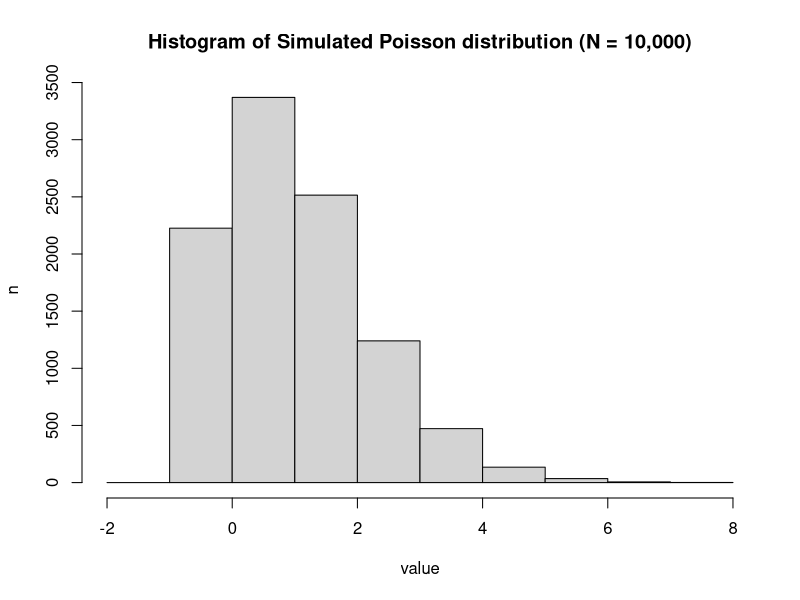
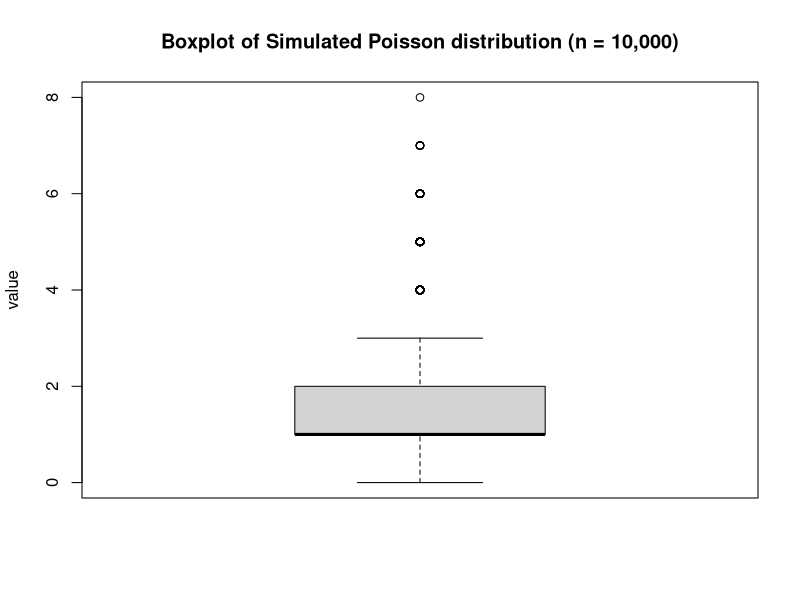
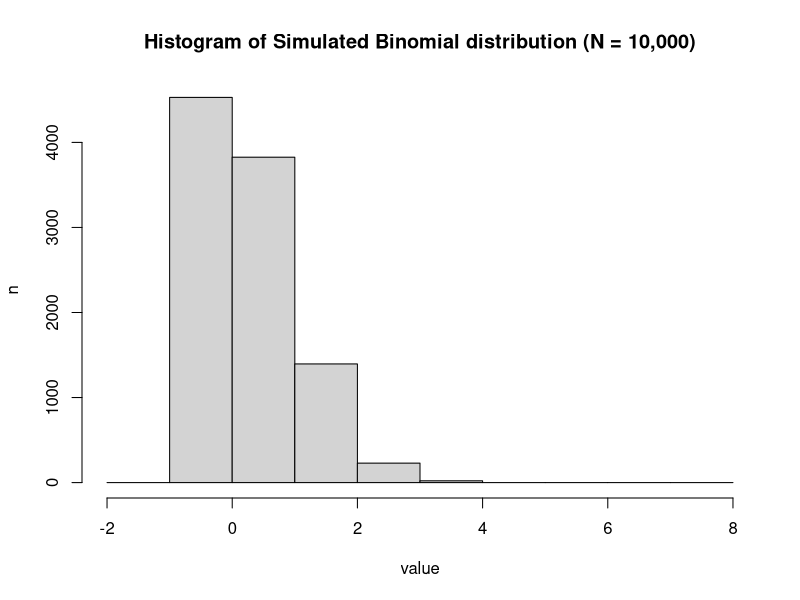
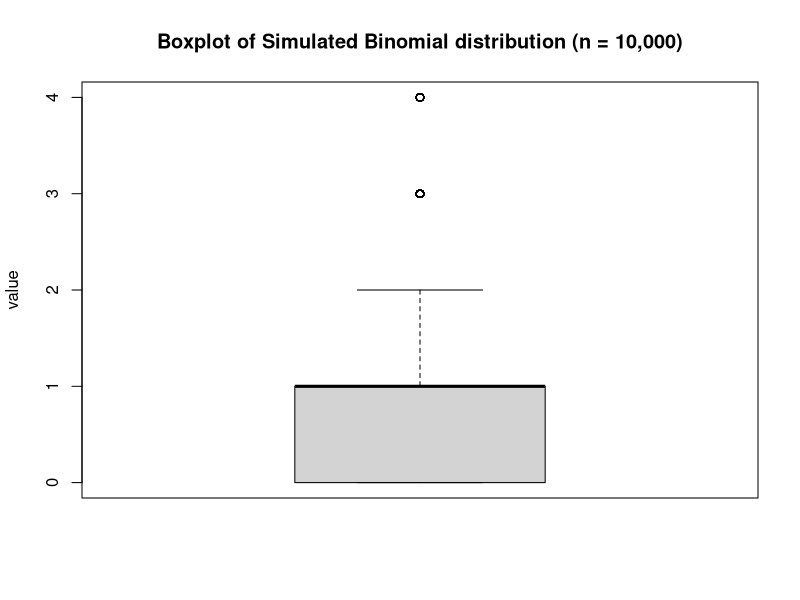

Recreate these plots in R, in order.
# Poisson Distribution
set.seed(8675309)
LAMBDA <- 1.5
rps <- rpois(10000, LAMBDA)

# theoretical mean and sd from Miller I and Miller M, 'John E. Freund's Mathematical Statistics with Applications'; eigth edition, p. 162
p.t_mean <- LAMBDA
p.t_sd <- LAMBDA
p.t_mean
p.t_sd

# simulated mean and sd
p.s_mean <- mean(rps)
p.s_sd <- sd(rps)
p.s_mean
p.s_sd

# histogram and boxplot
hist(
  rps,
  breaks = -2:8,
  main = "Histogram of Simulated Poisson distribution (N = 10,000)",
  xlab = "value",
  ylab = "n"
)

boxplot(
  rps,
  ylab = "value",
  main = "Boxplot of Simulated Poisson distribution (n = 10,000)"
)

# Binomial distribution
set.seed(8675309)
N <- 5
THETA <- 0.15
rbs <- rbinom(10000, N, THETA)

# theoretical mean and sd from Miller I and Miller M, 'John E. Freund's Mathematical Statistics with Applications'; eigth edition, p. 149
b.t_mean <- N * THETA
b.t_sd <- sqrt( N * THETA * (1 - THETA) )
b.t_mean
b.t_sd

# simulated mean and sd
b.s_mean <- mean(rbs)
b.s_sd <- sd(rbs)
b.s_mean
b.s_sd

# histogram and boxplot
hist(
  rbs,
  breaks = -2:8,
  main = "Histogram of Simulated Binomial distribution (N = 10,000)",
  xlab = "value",
  ylab = "n"
)

boxplot(
  rbs,
  ylab = "value",
  main = "Boxplot of Simulated Binomial distribution (n = 10,000)"
)
